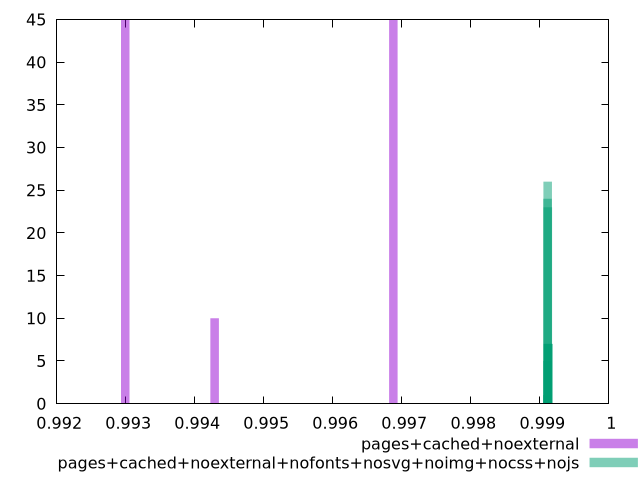

Reproduce this figure in gnuplot.
$_pagesCachedNoexternal <<EOF
0.9968781518956439 45
0.9929942110441025 45
0.9942888579946163 10
EOF
$_pagesCachedNoexternalNofontsNosvgNoimgNocssNojs <<EOF
0.9991113530998045 24
0.9991198438364838 7
0.9991155984681441 23
0.9991219665206535 7
0.9991134757839742 26
0.9991071077314648 1
0.9991092304156347 5
0.9991177211523139 7
EOF
set key outside below
set terminal pngcairo
set output "report_00004_2020-11-02T20-21-41.718Z/first-cpu-idle/first-cpu-idle_pages+cached+noexternal_pages+cached+noexternal+nofonts+nosvg+noimg+nocss+nojs+hist.png"
set boxwidth 0.00012255510953102178
set style fill transparent solid 0.5 noborder
set yrange [0:45]
plot $_pagesCachedNoexternal title "pages+cached+noexternal" with boxes ,$_pagesCachedNoexternalNofontsNosvgNoimgNocssNojs title "pages+cached+noexternal+nofonts+nosvg+noimg+nocss+nojs" with boxes ,
